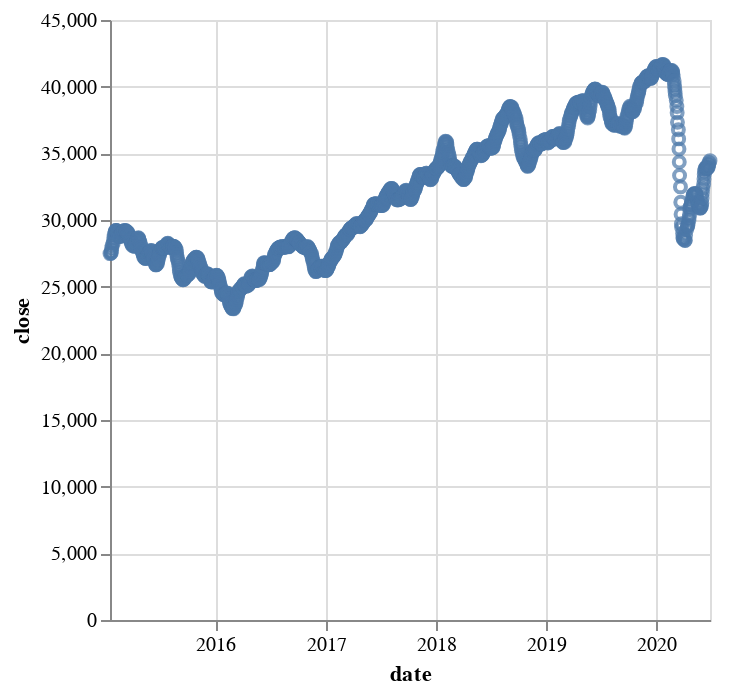

Notebook source saved alongside this figure:
### Code cell
alt.Chart(altdata_tendays).mark_point().encode(
    x ='date',
    y = 'close'
)

### Figure 1 — Vega-Lite specification as saved in the notebook (floating-point values rounded to 4 significant figures; data arrays with more than 128 entries replaced by an {"elided": "..."} marker saying what was removed)
{"config": {"view": {"continuousWidth": 300, "continuousHeight": 300}}, "data": {"name": "data-36d86e549ea8d8ca7874d83b4a5d4ef9"}, "mark": {"type": "point"}, "encoding": {"x": {"field": "date", "type": "temporal"}, "y": {"field": "close", "type": "quantitative"}}, "$schema": "https://vega.github.io/schema/vega-lite/v5.16.3.json", "datasets": {"data-36d86e549ea8d8ca7874d83b4a5d4ef9": {"elided": "1335 records"}}}
